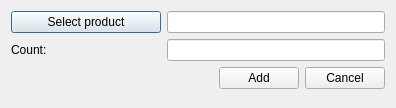
<?xml version="1.0" encoding="UTF-8"?>
<ui version="4.0">
 <class>AddPrdDlg</class>
 <widget class="QDialog" name="AddPrdDlg">
  <property name="geometry">
   <rect>
    <x>0</x>
    <y>0</y>
    <width>396</width>
    <height>108</height>
   </rect>
  </property>
  <property name="windowTitle">
   <string>Create/Update product in list</string>
  </property>
  <property name="locale">
   <locale language="English" country="UnitedStates"/>
  </property>
  <property name="modal">
   <bool>true</bool>
  </property>
  <layout class="QGridLayout" name="gridLayout">
   <property name="leftMargin">
    <number>11</number>
   </property>
   <property name="topMargin">
    <number>11</number>
   </property>
   <property name="rightMargin">
    <number>11</number>
   </property>
   <property name="bottomMargin">
    <number>17</number>
   </property>
   <item row="1" column="0">
    <widget class="QLabel" name="countLb">
     <property name="minimumSize">
      <size>
       <width>150</width>
       <height>0</height>
      </size>
     </property>
     <property name="text">
      <string>Count:</string>
     </property>
    </widget>
   </item>
   <item row="0" column="1">
    <widget class="QLineEdit" name="productEdit"/>
   </item>
   <item row="0" column="0">
    <widget class="QPushButton" name="productBtn">
     <property name="text">
      <string>Select product</string>
     </property>
    </widget>
   </item>
   <item row="2" column="0" colspan="2">
    <layout class="QHBoxLayout" name="horizontalLayout">
     <item>
      <spacer name="horizontalSpacer">
       <property name="orientation">
        <enum>Qt::Horizontal</enum>
       </property>
       <property name="sizeHint" stdset="0">
        <size>
         <width>40</width>
         <height>20</height>
        </size>
       </property>
      </spacer>
     </item>
     <item>
      <widget class="QPushButton" name="addBtn">
       <property name="text">
        <string>Add</string>
       </property>
      </widget>
     </item>
     <item>
      <widget class="QPushButton" name="cancelBtn">
       <property name="text">
        <string>Cancel</string>
       </property>
      </widget>
     </item>
    </layout>
   </item>
   <item row="1" column="1">
    <widget class="QLineEdit" name="countEdit"/>
   </item>
  </layout>
 </widget>
 <resources/>
 <connections/>
</ui>
